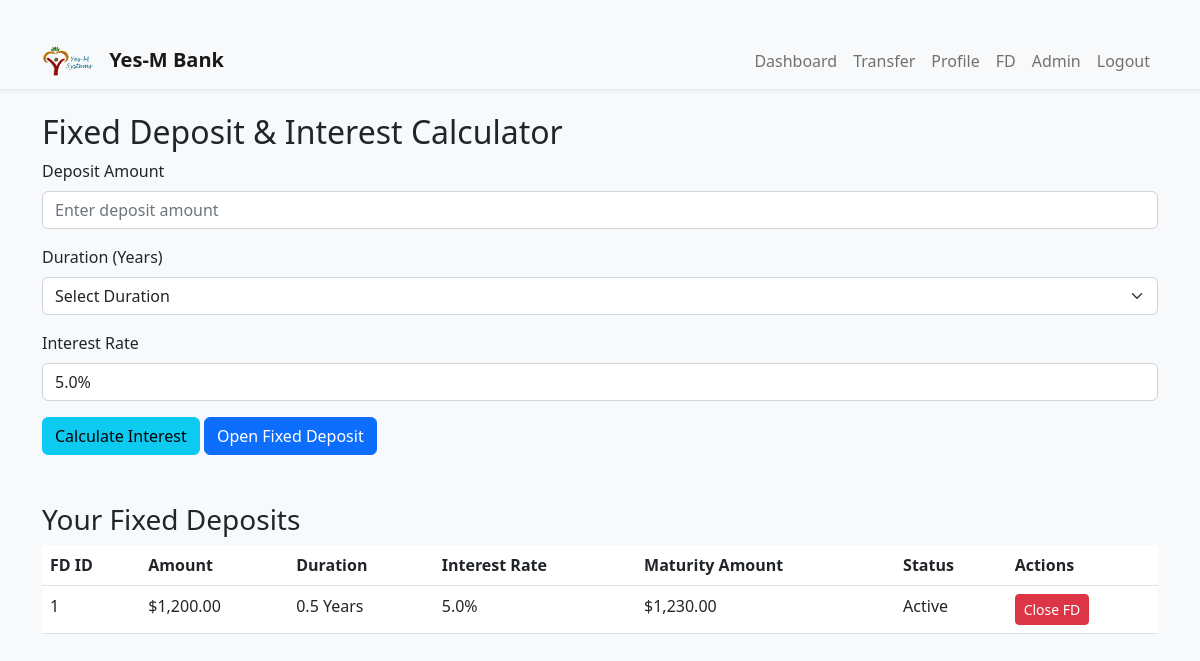
Page /fixeddeposit/ (signed in) on the committed database.
### app/models.py (models this page shows)
class FixedDeposit(db.Model):
    id = db.Column(db.Integer, primary_key=True)
    user_id = db.Column(db.Integer, db.ForeignKey('user.id'), nullable=False)
    amount = db.Column(db.Float, nullable=False)
    duration = db.Column(db.Float, nullable=False)
    interest_rate = db.Column(db.Float, nullable=False)
    maturity_amount = db.Column(db.Float, nullable=False)
    status = db.Column(db.String(20), default="Active")
    created_at = db.Column(db.DateTime, default=datetime.utcnow)

### app/fixeddeposit.py (the view, shortened to what this page needs)
@fixeddeposit_bp.route("/", methods=["GET", "POST"])
@login_required
def fixeddeposit():
    calculated_maturity = None
    interest_rate = 5.0  # Fixed interest rate, could also come from config
    fixed_deposits = FixedDeposit.query.filter_by(user_id=current_user.id).all()
    return render_template("fixeddeposit.html", fixed_deposits=fixed_deposits, calculated_maturity=calculated_maturity)

### app/models.py (called while the page is built)
@login_manager.user_loader
def load_user(user_id):
    return User.query.get(int(user_id))

### templates/fixeddeposit.html (shortened to what this page needs)
{% extends "base.html" %}
{% block content %}
<h2>Fixed Deposit & Interest Calculator</h2>
<form method="POST" action="{{ url_for('fixeddeposit.fixeddeposit') }}">
  <div class="mb-3">
    <label for="fd-amount" class="form-label">Deposit Amount</label>
    <input type="number" class="form-control" id="fd-amount" name="fd_amount" placeholder="Enter deposit amount" required>
  </div>
  <div class="mb-3">
    <label for="fd-duration" class="form-label">Duration (Years)</label>
    <select class="form-select" id="fd-duration" name="fd_duration" required>
      <option value="">Select Duration</option>
    </select>
  </div>
  <div class="mb-3">
    <label class="form-label">Interest Rate</label>
    <input type="text" class="form-control" id="fd-interest-rate" value="5.0%" readonly>
  </div>
  <div class="mb-3">
    <button type="submit" name="calculate" value="calculate" class="btn btn-info">Calculate Interest</button>
    <button type="submit" name="open" value="open" class="btn btn-primary">Open Fixed Deposit</button>
  </div>
</form>
<h3 class="mt-5">Your Fixed Deposits</h3>
<table class="table table-hover">
  <thead>
    <tr>
      <th>FD ID</th>
      <th>Amount</th>
      <th>Duration</th>
      <th>Interest Rate</th>
      <th>Maturity Amount</th>
      <th>Status</th>
      <th>Actions</th>
    </tr>
  </thead>
  <tbody>
    {% for fd in fixed_deposits %}
    <tr>
      <td>{{ fd.id }}</td>
      <td>${{ "{:,.2f}".format(fd.amount) }}</td>
      <td>{{ fd.duration }} Years</td>
      <td>{{ fd.interest_rate }}%</td>
      <td>${{ "{:,.2f}".format(fd.maturity_amount) }}</td>
      <td>{{ fd.status }}</td>
      <td>
        {% if fd.status == "Active" %}
        <form method="POST" action="{{ url_for('fixeddeposit.close_fixeddeposit', fd_id=fd.id) }}">
          <button type="submit" class="btn btn-danger btn-sm">Close FD</button>
        </form>
        {% else %}
        N/A
        {% endif %}
      </td>
    </tr>
    {% endfor %}
  </tbody>
</table>
{% endblock %}

### static/css/styles.css (style rules this page uses)
body { background-color: #f8f9fa; }
table { background-color: #ffffff; }

### templates/base.html (style rules this page uses)
body { background-color: #f8f9fa; }

### rows in the picture
FixedDeposit: id "1", amount "1,200.00", duration "0.5", interest_rate "5.0", maturity_amount "1,230.00", status "Active"

### other values in the picture
{{ config.SITE_NAME or "Yes-M Bank" }} "Yes-M Bank"
